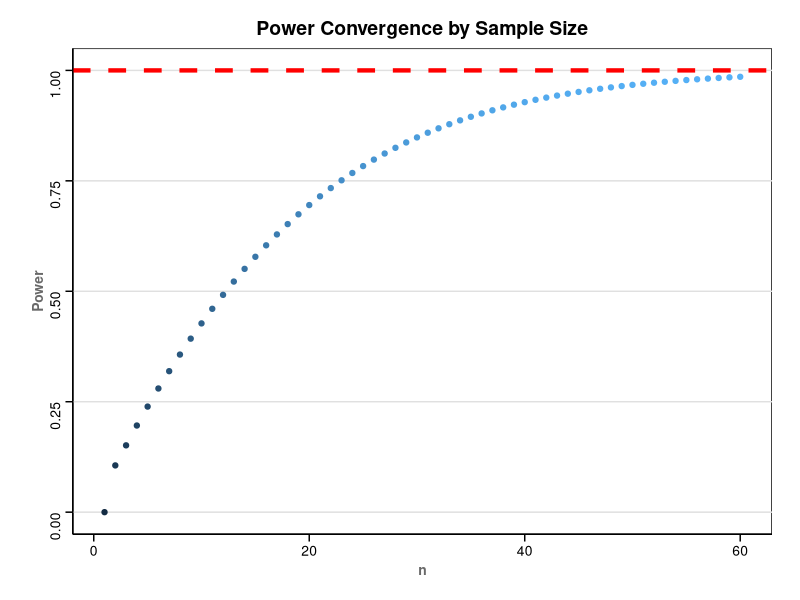

Write the R code that produced this figure.
# Packages ----------------------------------------------------------------

library(ggplot2)
library(ggthemes)

# Data --------------------------------------------------------------------

power.t.test(
        n = 1:60,
        delta = 2,
        sd = 4,
        type = "one.sample",
        alt = "one.sided"
) -> p

df <-
        data.frame(with(p, list(n, power)))

names(df) <- c("n", "power")


# Plot --------------------------------------------------------------------

plot <-
        ggplot(data = df,
               mapping = aes(x = n, y = power, col = power)) +
        geom_point() +
        geom_hline(
                yintercept = 1,
                color = "red",
                size = 1.5,
                linetype = "dashed"
        ) +
        labs(title = "Power Convergence by Sample Size",
             x = "n",
             y = "Power") +
        guides(col = "none") +
        theme_minimal() +
        theme_stata(scheme = "s1color") +
        theme(
                plot.title = element_text(face = "bold",
                                          hjust = .5),
                axis.title.x = element_text(face = "bold",
                                            color = "dimgrey"),
                axis.title.y = element_text(face = "bold",
                                            color = "dimgrey")
        )
